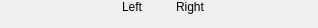
<?xml version="1.0" encoding="UTF-8"?>
<ui version="4.0">
 <class>QG_MouseWidget</class>
 <widget class="QWidget" name="QG_MouseWidget">
  <property name="geometry">
   <rect>
    <x>0</x>
    <y>0</y>
    <width>318</width>
    <height>28</height>
   </rect>
  </property>
  <property name="sizePolicy">
   <sizepolicy hsizetype="Preferred" vsizetype="Fixed">
    <horstretch>0</horstretch>
    <verstretch>0</verstretch>
   </sizepolicy>
  </property>
  <property name="minimumSize">
   <size>
    <width>300</width>
    <height>28</height>
   </size>
  </property>
  <property name="maximumSize">
   <size>
    <width>500</width>
    <height>50</height>
   </size>
  </property>
  <property name="windowTitle">
   <string>Mouse</string>
  </property>
  <layout class="QGridLayout">
   <property name="leftMargin">
    <number>0</number>
   </property>
   <property name="topMargin">
    <number>0</number>
   </property>
   <property name="rightMargin">
    <number>0</number>
   </property>
   <property name="bottomMargin">
    <number>0</number>
   </property>
   <property name="spacing">
    <number>5</number>
   </property>
   <item row="0" column="2">
    <widget class="QLabel" name="lRightButton">
     <property name="sizePolicy">
      <sizepolicy hsizetype="Preferred" vsizetype="Fixed">
       <horstretch>0</horstretch>
       <verstretch>0</verstretch>
      </sizepolicy>
     </property>
     <property name="minimumSize">
      <size>
       <width>0</width>
       <height>28</height>
      </size>
     </property>
     <property name="maximumSize">
      <size>
       <width>32767</width>
       <height>28</height>
      </size>
     </property>
     <property name="text">
      <string>Right</string>
     </property>
     <property name="alignment">
      <set>Qt::AlignLeading|Qt::AlignLeft|Qt::AlignTop</set>
     </property>
     <property name="wordWrap">
      <bool>false</bool>
     </property>
    </widget>
   </item>
   <item row="0" column="0">
    <widget class="QLabel" name="lLeftButton">
     <property name="sizePolicy">
      <sizepolicy hsizetype="Preferred" vsizetype="Fixed">
       <horstretch>0</horstretch>
       <verstretch>0</verstretch>
      </sizepolicy>
     </property>
     <property name="minimumSize">
      <size>
       <width>0</width>
       <height>27</height>
      </size>
     </property>
     <property name="maximumSize">
      <size>
       <width>32767</width>
       <height>28</height>
      </size>
     </property>
     <property name="frameShape">
      <enum>QFrame::NoFrame</enum>
     </property>
     <property name="frameShadow">
      <enum>QFrame::Plain</enum>
     </property>
     <property name="text">
      <string>Left</string>
     </property>
     <property name="alignment">
      <set>Qt::AlignRight|Qt::AlignTop|Qt::AlignTrailing</set>
     </property>
     <property name="wordWrap">
      <bool>false</bool>
     </property>
    </widget>
   </item>
   <item row="0" column="1">
    <widget class="QLabel" name="lMousePixmap">
     <property name="enabled">
      <bool>true</bool>
     </property>
     <property name="sizePolicy">
      <sizepolicy hsizetype="Fixed" vsizetype="Fixed">
       <horstretch>0</horstretch>
       <verstretch>0</verstretch>
      </sizepolicy>
     </property>
     <property name="minimumSize">
      <size>
       <width>24</width>
       <height>24</height>
      </size>
     </property>
     <property name="toolTip">
      <string>&lt;!DOCTYPE HTML PUBLIC &quot;-//W3C//DTD HTML 4.0//EN&quot; &quot;http://www.w3.org/TR/REC-html40/strict.dtd&quot;&gt;
&lt;html&gt;&lt;head&gt;&lt;meta name=&quot;qrichtext&quot; content=&quot;1&quot; /&gt;&lt;style type=&quot;text/css&quot;&gt;
p, li { white-space: pre-wrap; }
&lt;/style&gt;&lt;/head&gt;&lt;body style=&quot; font-family:'Ubuntu'; font-size:11pt; font-weight:400; font-style:normal;&quot;&gt;
&lt;p style=&quot; margin-top:0px; margin-bottom:0px; margin-left:0px; margin-right:0px; -qt-block-indent:0; text-indent:0px;&quot;&gt;&lt;span style=&quot; font-family:'Helvetica'; font-size:9pt;&quot;&gt;Hint about left/right mouse button actions&lt;/span&gt;&lt;/p&gt;&lt;/body&gt;&lt;/html&gt;</string>
     </property>
     <property name="text">
      <string/>
     </property>
    </widget>
   </item>
  </layout>
 </widget>
 <layoutdefault spacing="6" margin="11"/>
 <resources/>
 <connections/>
</ui>
